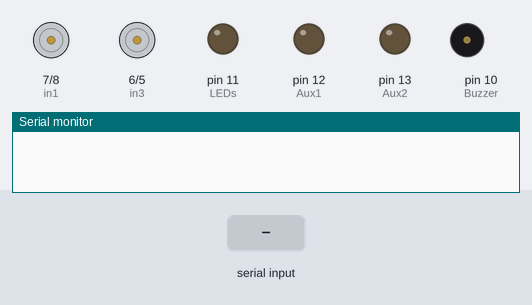
The sketch below on a simulated Arduino Uno, built with avr-gcc and run on an emulated ATmega328P. On the bench: motor-driver pin pairs drawn as motors (green arrow = first pin HIGH = forward, orange = second pin HIGH = backward, longer = more drive, scaled by the enable pin), output pins drawn as LEDs (lit = HIGH), buzzer (waves = sounding, pin HIGH), the last lines printed to the serial monitor. Inputs (shaded band) come from the test bench.

Above: at 1.2 s.
1.3 s: "u" received over Serial
At 3.5 s:
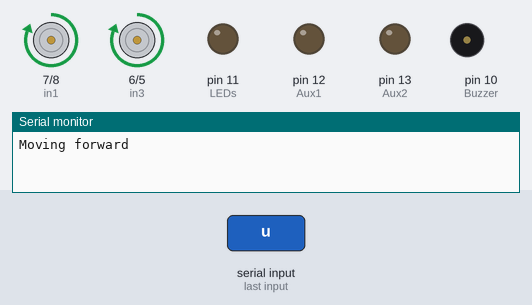
3.8 s: "d" received over Serial
At 5.6 s:
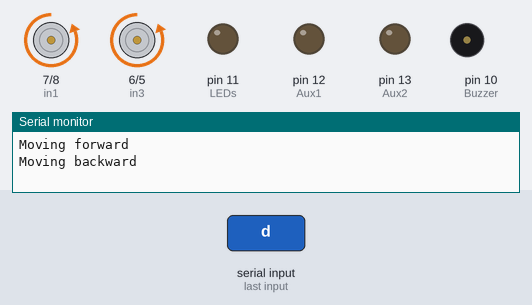
6.3 s: "r" received over Serial
At 7.4 s:
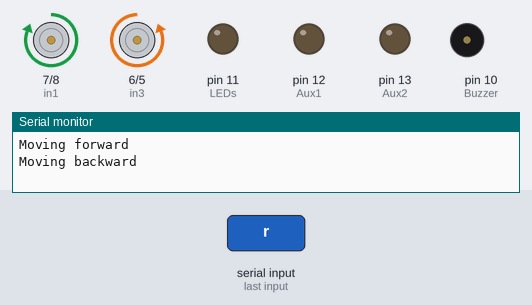
9.0 s: "l" received over Serial
At 10.1 s:
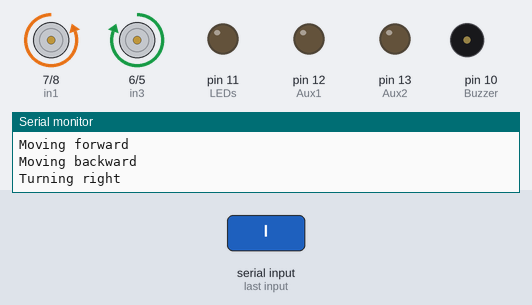
11.7 s: "L" received over Serial
At 13.9 s:
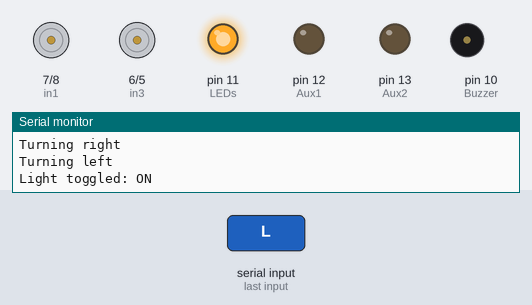
14.2 s: "B" received over Serial
At 15.9 s:
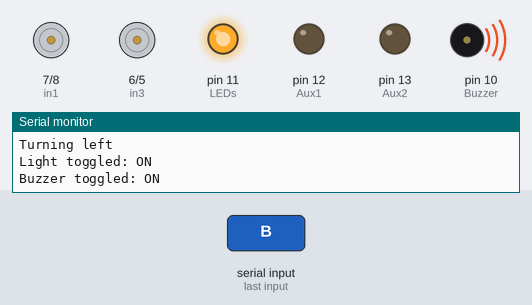
Timing chart, 0 to 17.4 s (numbered marks = the images above; inputs shaded):
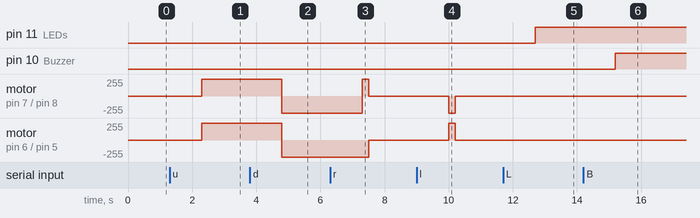

Measured:
- after the input at 1.3 s, motor on pin 7 (in1) / pin 8 (in2), motor on pin 6 (in3) / pin 5 (in4): stopped → forward 255/255 after 1.0 s
- after the input at 3.8 s, motor on pin 7 (in1) / pin 8 (in2), motor on pin 6 (in3) / pin 5 (in4): forward 255/255 → backward 255/255 after 1.0 s
- after the input at 6.3 s, motor on pin 7 (in1) / pin 8 (in2): backward 255/255 → forward 255/255 after 1.0 s, → stopped 0.20 s later; motor on pin 6 (in3) / pin 5 (in4): backward 255/255 → stopped after 1.2 s
- after the input at 9.0 s, motor on pin 7 (in1) / pin 8 (in2): stopped → backward 255/255 after 1.0 s, → stopped 0.20 s later; motor on pin 6 (in3) / pin 5 (in4): stopped → forward 255/255 after 1.0 s, → stopped 0.20 s later
- after the input at 11.7 s, pin 11 (LEDs): LOW → HIGH after 1.0 s
- after the input at 14.2 s, pin 10 (Buzzer): LOW → HIGH after 1.0 s

The sketch:

RC_car.ino
```cpp
#define EnA 3
#define in1 7
#define in2 8

#define in3 6
#define in4 5
#define EnB 9
#define Buzzer 10
#define LEDs 11

// Auxiliary pins
#define Aux1 12
#define Aux2 13

#define steerTime 200
// Variables for light and buzzer state
bool lightState = false;
bool buzzerState = false;
bool aux1State = false;
bool aux2State = false;

// Function to move the car forward
void moveForward(int speed) {
  analogWrite(EnA, speed);
  analogWrite(EnB, speed);
  digitalWrite(in1, HIGH);
  digitalWrite(in2, LOW);
  digitalWrite(in3, HIGH);
  digitalWrite(in4, LOW);
}

// Function to move the car backward
void moveBackward(int speed) {
  analogWrite(EnA, speed);
  analogWrite(EnB, speed);
  digitalWrite(in1, LOW);
  digitalWrite(in2, HIGH);
  digitalWrite(in3, LOW);
  digitalWrite(in4, HIGH);
}

// Function to move the car right
void moveRight(int speed) {
  analogWrite(EnA, speed);
  analogWrite(EnB, speed);
  digitalWrite(in1, HIGH);
  digitalWrite(in2, LOW);
  digitalWrite(in3, LOW);
  digitalWrite(in4, HIGH);
  delay(steerTime);
  stopCar();
}

// Function to move the car left
void moveLeft(int speed) {
  analogWrite(EnA, speed);
  analogWrite(EnB, speed);
  digitalWrite(in1, LOW);
  digitalWrite(in2, HIGH);
  digitalWrite(in3, HIGH);
  digitalWrite(in4, LOW);
  delay(steerTime);
  stopCar();
}

// Function to stop the car
void stopCar() {
  analogWrite(EnA, 0);
  analogWrite(EnB, 0);
  digitalWrite(in1, LOW);
  digitalWrite(in2, LOW);
  digitalWrite(in3, LOW);
  digitalWrite(in4, LOW);
}

void setup() {
  Serial.begin(9600);
  pinMode(EnA, OUTPUT);
  pinMode(in1, OUTPUT);
  pinMode(in2, OUTPUT);
  pinMode(in3, OUTPUT);
  pinMode(in4, OUTPUT);
  pinMode(EnB, OUTPUT);
  pinMode(Buzzer, OUTPUT);
  pinMode(LEDs, OUTPUT);

  // Initialize auxiliary pins
  pinMode(Aux1, OUTPUT);
  pinMode(Aux2, OUTPUT);

  // Set initial states for auxiliaries
  digitalWrite(Aux1, LOW);
  digitalWrite(Aux2, LOW);
}

void loop() {
  if (Serial.available()) {
    String command = Serial.readString();

    if (command.startsWith("Speed")) {
      int speed = command.substring(5).toInt() * 255 / 100;
      Serial.print("Speed set to: ");
      Serial.println(speed);
    }

    // Move Forward
    else if (command == "u") {
      moveForward(255);
      Serial.println("Moving forward");
    }

    // Move Backward
    else if (command == "d") {
      moveBackward(255);
      Serial.println("Moving backward");
    }

    // Move Right
    else if (command == "r") {
      moveRight(255);
      Serial.println("Turning right");
    }

    // Move Left
    else if (command == "l") {
      moveLeft(255);
      Serial.println("Turning left");
    }

    // Stop the car
    else if (command == "b") {
      stopCar();
      Serial.println("Car stopped");
    }

    // Toggle Lights
    else if (command == "L") {
      lightState = !lightState;
      digitalWrite(LEDs, lightState ? HIGH : LOW);
      Serial.print("Light toggled: ");
      Serial.println(lightState ? "ON" : "OFF");
    }

    // Toggle Buzzer
    else if (command == "B") {
      buzzerState = !buzzerState;
      digitalWrite(Buzzer, buzzerState ? HIGH : LOW);
      Serial.print("Buzzer toggled: ");
      Serial.println(buzzerState ? "ON" : "OFF");
    }

    // Toggle Aux1
    else if (command == "q") {
      aux1State = !aux1State;
      digitalWrite(Aux1, aux1State ? HIGH : LOW);
      Serial.print("Aux1 toggled: ");
      Serial.println(aux1State ? "ON" : "OFF");
    }

    // Toggle Aux2
    else if (command == "w") {
      aux2State = !aux2State;
      digitalWrite(Aux2, aux2State ? HIGH : LOW);
      Serial.print("Aux2 toggled: ");
      Serial.println(aux2State ? "ON" : "OFF");
    }
  }
}
```
